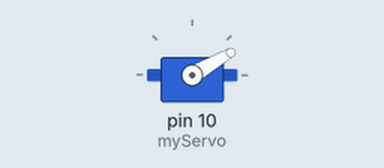
A sketch run on a simulated Arduino Uno, built with avr-gcc and run on an emulated ATmega328P. Shown: servo.

Above: at 0.05 s.
At 0.25 s:
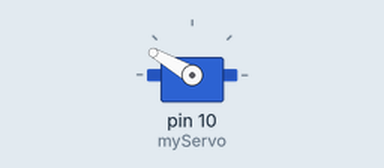
At 0.45 s:
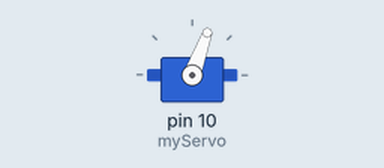
At 5.5 s:
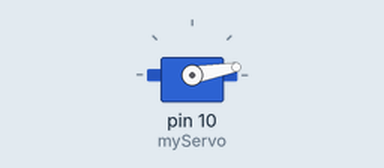
Timing chart, 0 to 7.2 s (numbered marks = the images above):
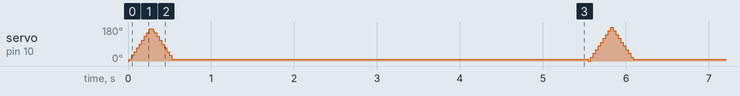

The sketch:

LAB5.ino
```cpp
#include <Servo.h>
Servo myServo;

int angle = 0;

void setup() {
  myServo.attach(10);

  Serial.begin(9600);

}

void loop() {
 for (angle = 0; angle < 180; angle += 10) {
  myServo.write(angle);
  delay(15);
 }
 for (angle = 180; angle > 0; angle -= 10) {

  myServo.write(angle);
  delay(15);
 }
 delay(5000);
}
```
